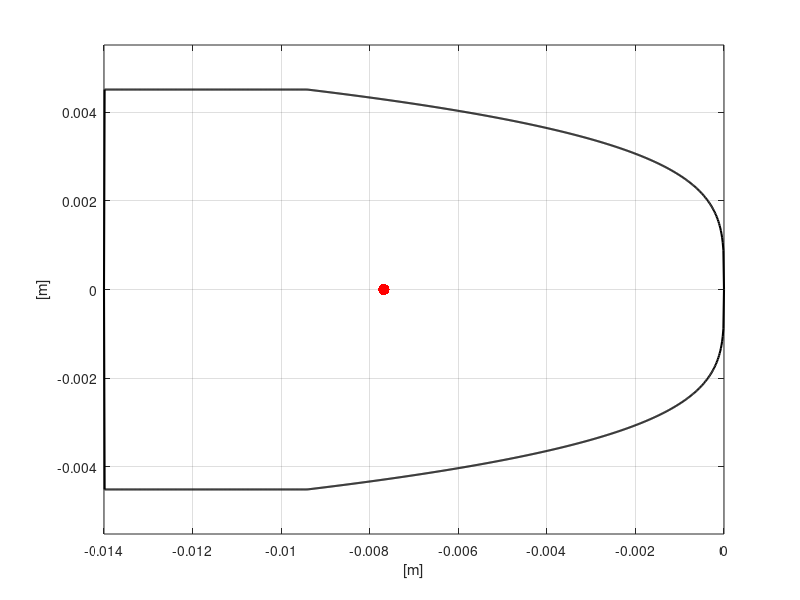
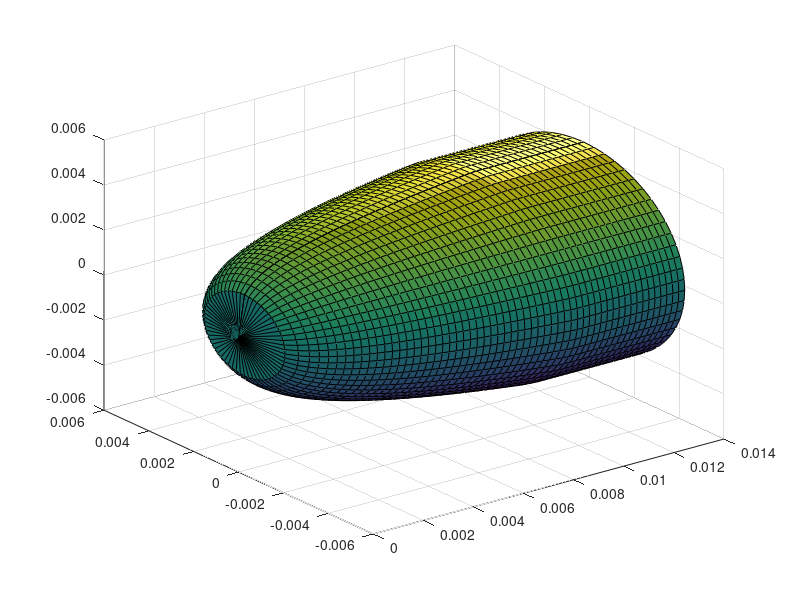

Write the MATLAB code that produced these figures, in order. (Note: this script raises an error after producing the figures.)
load('DATA/9x19Para_FMJ_124gr.mat')
LNOSE = geom.LNOSE;
DNOSE = geom.DNOSE;
LCENTR = geom.LCENTR;
DCENTR = geom.DCENTR;
LAFT = geom.LAFT;
DAFT = geom.DAFT;

%% GEOMETRY BUILDUP
L = LNOSE + LCENTR + LAFT;
x = linspace(0,L,1000);

% boat tail geometry function (ONLY CYLINDRICAL BOAT)
xboat = [LNOSE + LCENTR, L     ];
yboat = [DCENTR/2      , DAFT/2];
a_boat = (yboat(2) - yboat(1))/(xboat(2) - xboat(1));
b_boat = yboat(2) - (a_boat*xboat(2));

% radius of the entire rocket with axial coordinate
if LAFT == 0
    bulletRFUN = @(x) rOgive(x).*(x<LNOSE) + (DNOSE/2).*( x>=LNOSE & x<L ) ;
else
    bulletRFUN = @(x) rOgive(x).*(x<LNOSE) + (DNOSE/2).*( x>=LNOSE & x<(LNOSE+LCENTR) ) + (a_boat*x + b_boat).*(x>=(LNOSE+LCENTR) & x<L);
end

%% PLOT
Projectile2D = figure();
plot(-x,bulletRFUN(x),'LineWidth',1.5,'Color','black');
grid on
hold on
plot(-x,-bulletRFUN(x),'LineWidth',1.5,'Color','black');
plot(-XCG,0,'.','MarkerSize',25,'Color','red')
axis equal
xlabel('[m]')
ylabel('[m]')

q = 60;
xq = linspace(0,x(end),q);
rq = interp1(x,bulletRFUN(x),xq);
[X,Y,Z] = cylinder(rq,q);
Z = Z*x(end);

Projectile3D = figure();
s = [-45 170];
k = [0.6 .5 .6 5];
sl = surfl(Z,Y,X,s,k,'light');
sl(2).Color = 'w';
sl(1).EdgeColor = 'none';
sl(1).FaceColor = '#af7045';
%     'FaceAlpha',0.75,'EdgeAlpha',0,'FaceColor','black')
view(-135,25)
grid on
xlabel('[m]')
ylabel('[m]')
zlabel('[m]')
axis equal

%% TEST

% Projectile3D = figure();
% s = [-45 170];
% k = [0.5 .3 .4 6];
% sl = surfl(X,Y,-Z+L,s,k,'light');
% sl(2).Color = 'w';
% sl(1).EdgeColor = 'none';
% sl(1).FaceColor = '#af7045';
% %     'FaceAlpha',0.75,'EdgeAlpha',0,'FaceColor','black')
% view(-135,25)
% grid on
% xlabel('[m]')
% ylabel('[m]')
% zlabel('[m]')
% axis equal
% 
% hold on
% 
% load('DATA/9x19Para_FMJ_158gr.mat')
% sl = surfl(X+0.015,Y,-Z+L,s,k);
% sl(1).EdgeColor = 'none';
% sl(1).FaceColor = '#af7045';
% 
% load('DATA/9x39mm_SP5.mat')
% sl = surfl(X+0.03,Y,-Z+L,s,k);
% sl(1).EdgeColor = 'none';
% sl(1).FaceColor = '#af7045';
% 
% load('DATA/7mm_twenty_nine_hunt.mat')
% sl = surfl(X+0.045,Y,-Z+L,s,k);
% sl(1).EdgeColor = 'none';
% sl(1).FaceColor = '#af7045';
% 
% exportStandardizedFigure(gcf,'All_proj',0.85,'overwriteFigure',true,'addMarkers',false,'changeColors',false,'changeLineStyle',false)